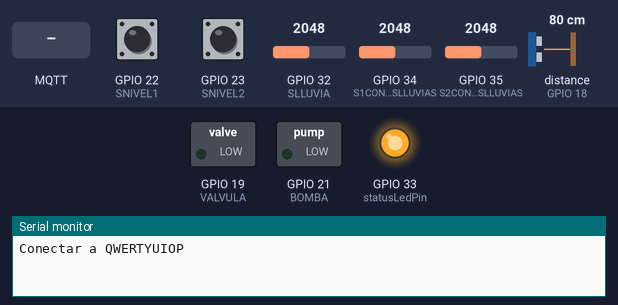
Bench run of a sketch on a simulated ESP32. Parts: switched loads named in the sketch (green lamp = pin HIGH), output pins drawn as LEDs (lit = HIGH), the last lines printed to the serial monitor. Wiring (inferred from the names in the program): ultrasonic range finder: trigger GPIO 5; echo GPIO 18. The inputs (shaded band) are chosen by the test bench; at power-on: GPIO 22 (SNIVEL1) HIGH, GPIO 23 (SNIVEL2) HIGH, GPIO 32 (SLLUVIA) = 2048, GPIO 34 (S1CONTENEDOR1SLLUVIAS) = 2048, GPIO 35 (S2CONTENEDOR1SLLUVIAS) = 2048, distance to the obstacle (sensor on GPIO 18) 80 cm. The echo pulse lasts 58.3 µs per cm; WiFi joins after 1.5 s; servers stay silent unless stated; no MQTT or app messages arrive unless stated; pins used as bus, display or sensor lines are not drawn.

Above: at 0.1 s.
At 5.2 s:
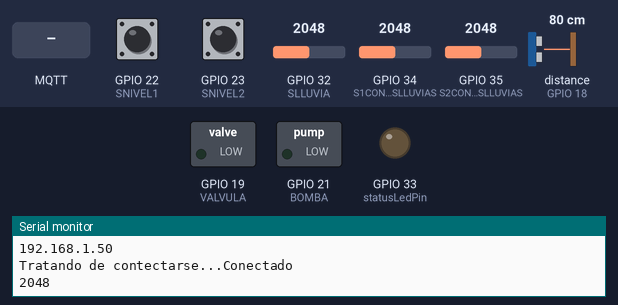
5.3 s: MQTT message "ON" arrives on the first subscribed topic
6.8 s: MQTT message "OFF" arrives on the first subscribed topic
8.3 s: MQTT message "1" arrives on the first subscribed topic
Timing chart, 0 to 11.3 s (numbered marks = the images above; inputs shaded):
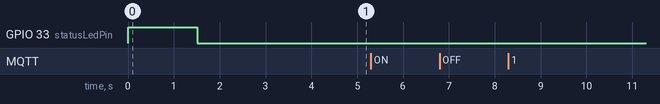

The sketch:

ESP32_MQTT_1.ino
```cpp
/*
   Proyecto Capstone
   por: Angel Morales
   Fecha: 04 de enero de 2023
*/

//Bibliotecas
#include <WiFi.h>  // Biblioteca para el control de WiFi
#include <PubSubClient.h> //Biblioteca para conexion MQTT

#define SLLUVIA 32
#define SNIVEL1 22
#define SNIVEL2 23
#define S1CONTENEDOR1SLLUVIAS 34
#define S2CONTENEDOR1SLLUVIAS 35
#define BOMBA 21
#define VALVULA 19
#define ECHO 18
#define TRIGGER 5

//Datos de WiFi
const char* ssid = "QWERTYUIOP";  // Aquí debes poner el nombre de tu red
const char* password = "AAAM21211105qwerty@@c";  // Aquí debes poner la contraseña de tu red

//Datos del broker MQTT
const char* mqtt_server = "192.168.0.162"; // Si estas en una red local, coloca la IP asignada, en caso contrario, coloca la IP publica
IPAddress server(192, 168, 0, 162);

// Objetos
WiFiClient espClient; // Este objeto maneja los datos de conexion WiFi
PubSubClient client(espClient); // Este objeto maneja los datos de conexion al broker

// Variables
int edoSLluvia = 0;
int statusLedPin = 33;
long timeNow, timeLast; // Variables de control de tiempo no bloqueante
int wait = 1000;  // Indica la espera cada 5 segundos para envío de mensajes MQTT
int edoSensorNivel1 = 0;
int edoSensorNivel2 = 0;
int edoS1Contenedor1sLluvias = 0;
int edoS2Contenedor1sLluvias = 0;
int edoBomba = 0;
int edoValvula = 0;
float d = 0;
float t = 0;
// Inicialización del programa
void setup()
{
  // Iniciar comunicación serial
  Serial.begin (115200);
  pinMode(ECHO, INPUT);
  pinMode(TRIGGER, OUTPUT);
  digitalWrite(TRIGGER, LOW);
  pinMode (SNIVEL1, INPUT);
  pinMode (SNIVEL2, INPUT);
  pinMode (BOMBA, OUTPUT);
  pinMode (VALVULA, OUTPUT);
  pinMode (statusLedPin, OUTPUT);
  digitalWrite (statusLedPin, HIGH);
  Serial.println();
  Serial.print("Conectar a ");
  Serial.println(ssid);

  WiFi.begin(ssid, password); // Esta es la función que realiz la conexión a WiFi

  while (WiFi.status() != WL_CONNECTED)
  {
    // Este bucle espera a que se realice la conexión
    digitalWrite (statusLedPin, HIGH);
    delay(500); //dado que es de suma importancia esperar a la conexión, debe usarse espera bloqueante
    digitalWrite (statusLedPin, LOW);
    Serial.print(".");  // Indicador de progreso
    delay(5);
  }
  // Cuando se haya logrado la conexión, el programa avanzará, por lo tanto, puede informarse lo siguiente
  Serial.println();
  Serial.println("WiFi conectado");
  Serial.println("Direccion IP: ");
  Serial.println(WiFi.localIP());
  // Si se logro la conexión, encender led
  if (WiFi.status () > 0)
  {
    digitalWrite (statusLedPin, LOW);
  }
  delay (1000); // Esta espera es solo una formalidad antes de iniciar la comunicación con el broker
  // Conexión con el broker MQTT
  client.setServer(server, 1883); // Conectarse a la IP del broker en el puerto indicado
  client.setCallback(callback); // Activar función de CallBack, permite recibir mensajes MQTT y ejecutar funciones a partir de ellos
  delay(1500);  // Esta espera es preventiva, espera a la conexión para no perder información
  timeLast = millis (); // Inicia el control de tiempo
}// fin del void setup ()

// Cuerpo del programa, bucle principal
void loop()
{
  //Verificar siempre que haya conexión al broker
  if (!client.connected())
  {
    reconnect();  // En caso de que no haya conexión, ejecutar la función de reconexión, definida despues del void setup ()
  }// fin del if (!client.connected())
  client.loop(); // Esta función es muy importante, ejecuta de manera no bloqueante las funciones necesarias para la comunicación con el broker
  timeNow = millis(); // Control de tiempo para esperas no bloqueantes
  if (timeNow - timeLast > wait)
  { // Manda un mensaje por MQTT cada cinco segundos
    timeLast = timeNow; // Actualización de seguimiento de tiempo

    edoSensorNivel1 = digitalRead(SNIVEL1);
    edoSensorNivel2 = digitalRead(SNIVEL2);
    if (edoSensorNivel1 == 0)
      client.publish("casaMaqueta/cisterna/s1", "OFF");
    else
      client.publish("casaMaqueta/cisterna/s1", "ON");
    if (edoSensorNivel2 == 0)
      client.publish("casaMaqueta/cisterna/s2", "OFF");
    else
      client.publish("casaMaqueta/cisterna/s2", "ON");

    edoS1Contenedor1sLluvias = analogRead(S1CONTENEDOR1SLLUVIAS);
    //Serial.println(edoS1Contenedor1sLluvias);
    if (edoS1Contenedor1sLluvias != 0)
      client.publish("casaMaqueta/contenedor/sensor1", "ON");
    else
      client.publish("casaMaqueta/contenedor/sensor1", "OFF");

    edoS2Contenedor1sLluvias = analogRead(S2CONTENEDOR1SLLUVIAS);
    //Serial.println(edoS2Contenedor1sLluvias);
    if (edoS2Contenedor1sLluvias != 0)
      client.publish("casaMaqueta/contenedor/sensor2", "ON");
    else
      client.publish("casaMaqueta/contenedor/sensor2", "OFF");

    edoSLluvia = analogRead(SLLUVIA);
    Serial.println(edoSLluvia);
    if (edoSLluvia <= 2000)
      client.publish("casaMaqueta/techo/sLluvia", "ON");
    else
      client.publish("casaMaqueta/techo/sLluvia", "OFF");

    digitalWrite(TRIGGER, HIGH);
    delayMicroseconds(10);
    digitalWrite(TRIGGER, LOW);
    t = pulseIn(ECHO, HIGH);
    d = t/59;
    //Serial.println(d);
    char dataString[10];// Define una arreglo de caracteres para enviarlos por MQTT, especifica la longitud del mensaje en 8 caracteres
    dtostrf(d, 3, 2, dataString);
    client.publish("casaMaqueta/techo/sUltrasonico", dataString);
  }// fin del if (timeNow - timeLast > wait)
}// fin del void loop ()

// Funciones de usuario

// Esta función permite tomar acciones en caso de que se reciba un mensaje correspondiente a un tema al cual se hará una suscripción
void callback(char* topic, byte* message, unsigned int length)
{
  // Indicar por serial que llegó un mensaje
  Serial.print("Llegó un mensaje en el tema: ");
  Serial.print(topic);
  // Concatenar los mensajes recibidos para conformarlos como una varialbe String
  String messageTemp; // Se declara la variable en la cual se generará el mensaje completo
  for (int i = 0; i < length; i++)
  { // Se imprime y concatena el mensaje
    Serial.print((char)message[i]);
    messageTemp += (char)message[i];
  }
  // Se comprueba que el mensaje se haya concatenado correctamente
  Serial.println();
  Serial.print ("Mensaje concatenado en una sola variable: ");
  Serial.println (messageTemp);
  // En esta parte puedes agregar las funciones que requieras para actuar segun lo necesites al recibir un mensaje MQTT
  // Ejemplo, en caso de recibir el mensaje true - false, se cambiará el estado del led soldado en la placa.
  // El ESP323CAM está suscrito al tema esp/output
  if (String(topic) == "casaMaqueta/cisterna/bomba")
  { // En caso de recibirse mensaje en el tema esp32/output
    if (messageTemp == "ON")
    {
      Serial.println("Bomba encendida");
      digitalWrite(BOMBA,1);
    }// fin del if (String(topic) == "esp32/output")
    else if (messageTemp == "OFF")
    {
      Serial.println("bomba apagada");
      digitalWrite(BOMBA,0);
    }// fin del else if(messageTemp == "false")
  }// fin del if (String(topic) == "esp32/output")

  if (String(topic) == "casaMaqueta/contenedor/valvula")
  { // En caso de recibirse mensaje en el tema esp32/output
    if (messageTemp == "ON")
    {
      Serial.println("Valvula encendida");
      digitalWrite(VALVULA,1);
    }// fin del if(messageTemp == "ON")
    else if (messageTemp == "OFF")
    {
      Serial.println("Valvula apagada");
      digitalWrite(VALVULA,0);
    }// fin del else if(messageTemp == "OFF")
  }// fin del if String(topic) == "casaMaqueta/contenedor/valvula"
}// fin del void callback

// Función para reconectarse
void reconnect()
{
  // Bucle hasta lograr conexión
  while (!client.connected())
  { // Pregunta si hay conexión
    Serial.print("Tratando de contectarse...");
    // Intentar reconexión
    if (client.connect("ESP32CAMClient"))
    { //Pregunta por el resultado del intento de conexión
      Serial.println("Conectado");
      client.subscribe("casaMaqueta/#"); // Esta función realiza la suscripción al tema
    }// fin del  if (client.connect("ESP32CAMClient"))
    else
    { //en caso de que la conexión no se logre
      Serial.print("Conexion fallida, Error rc=");
      Serial.print(client.state()); // Muestra el codigo de error
      Serial.println(" Volviendo a intentar en 5 segundos");
      // Espera de 5 segundos bloqueante
      delay(5000);
      Serial.println (client.connected ()); // Muestra estatus de conexión
    }// fin del else
  }// fin del bucle while (!client.connected())
}// fin de void reconnect(
```
